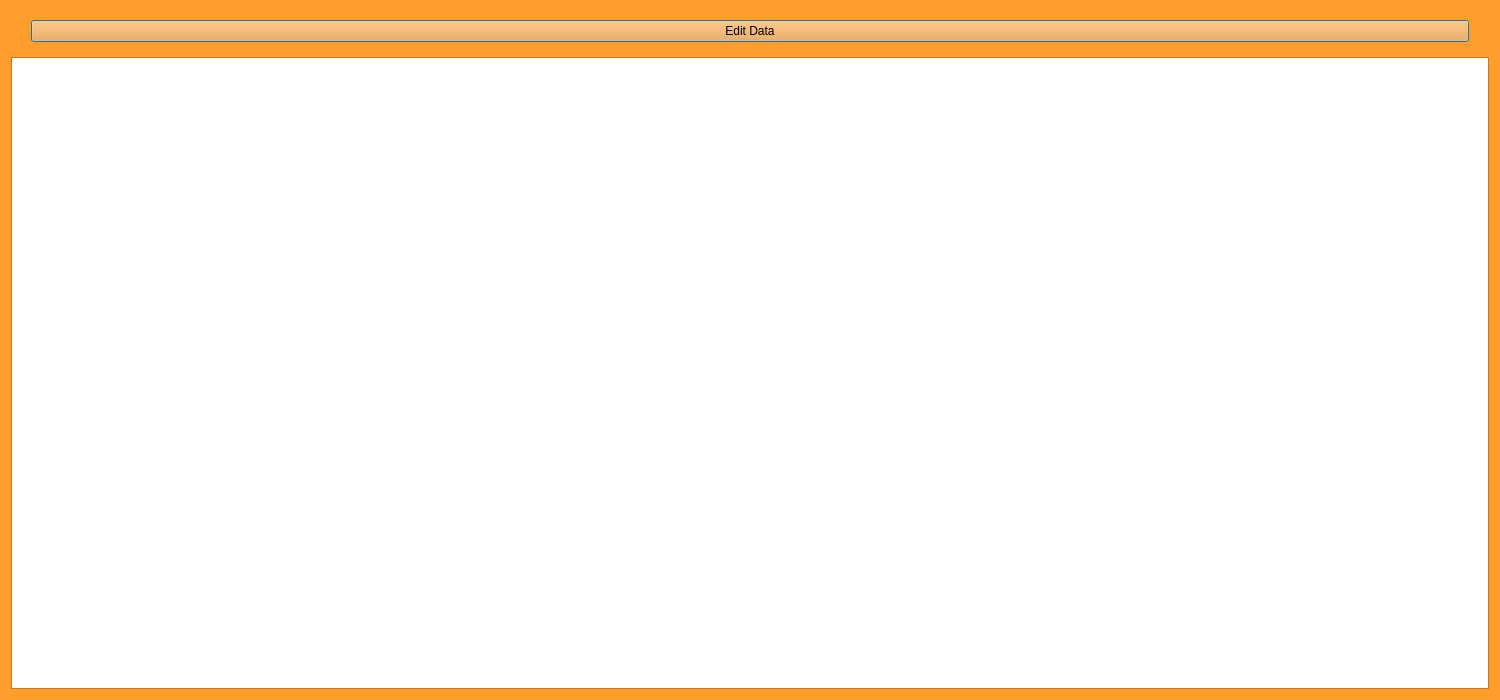
<?xml version="1.0" encoding="UTF-8"?>
<ui version="4.0">
 <class>ViewWindow</class>
 <widget class="QDialog" name="ViewWindow">
  <property name="geometry">
   <rect>
    <x>0</x>
    <y>0</y>
    <width>1500</width>
    <height>700</height>
   </rect>
  </property>
  <property name="palette">
   <palette>
    <active>
     <colorrole role="WindowText">
      <brush brushstyle="SolidPattern">
       <color alpha="255">
        <red>0</red>
        <green>0</green>
        <blue>0</blue>
       </color>
      </brush>
     </colorrole>
     <colorrole role="Button">
      <brush brushstyle="SolidPattern">
       <color alpha="255">
        <red>255</red>
        <green>157</green>
        <blue>45</blue>
       </color>
      </brush>
     </colorrole>
     <colorrole role="Light">
      <brush brushstyle="SolidPattern">
       <color alpha="255">
        <red>255</red>
        <green>217</green>
        <blue>173</blue>
       </color>
      </brush>
     </colorrole>
     <colorrole role="Midlight">
      <brush brushstyle="SolidPattern">
       <color alpha="255">
        <red>255</red>
        <green>187</green>
        <blue>109</blue>
       </color>
      </brush>
     </colorrole>
     <colorrole role="Dark">
      <brush brushstyle="SolidPattern">
       <color alpha="255">
        <red>127</red>
        <green>78</green>
        <blue>22</blue>
       </color>
      </brush>
     </colorrole>
     <colorrole role="Mid">
      <brush brushstyle="SolidPattern">
       <color alpha="255">
        <red>170</red>
        <green>105</green>
        <blue>30</blue>
       </color>
      </brush>
     </colorrole>
     <colorrole role="Text">
      <brush brushstyle="SolidPattern">
       <color alpha="255">
        <red>0</red>
        <green>0</green>
        <blue>0</blue>
       </color>
      </brush>
     </colorrole>
     <colorrole role="BrightText">
      <brush brushstyle="SolidPattern">
       <color alpha="255">
        <red>255</red>
        <green>255</green>
        <blue>255</blue>
       </color>
      </brush>
     </colorrole>
     <colorrole role="ButtonText">
      <brush brushstyle="SolidPattern">
       <color alpha="255">
        <red>0</red>
        <green>0</green>
        <blue>0</blue>
       </color>
      </brush>
     </colorrole>
     <colorrole role="Base">
      <brush brushstyle="SolidPattern">
       <color alpha="255">
        <red>255</red>
        <green>255</green>
        <blue>255</blue>
       </color>
      </brush>
     </colorrole>
     <colorrole role="Window">
      <brush brushstyle="SolidPattern">
       <color alpha="255">
        <red>255</red>
        <green>157</green>
        <blue>45</blue>
       </color>
      </brush>
     </colorrole>
     <colorrole role="Shadow">
      <brush brushstyle="SolidPattern">
       <color alpha="255">
        <red>0</red>
        <green>0</green>
        <blue>0</blue>
       </color>
      </brush>
     </colorrole>
     <colorrole role="AlternateBase">
      <brush brushstyle="SolidPattern">
       <color alpha="255">
        <red>255</red>
        <green>206</green>
        <blue>150</blue>
       </color>
      </brush>
     </colorrole>
     <colorrole role="ToolTipBase">
      <brush brushstyle="SolidPattern">
       <color alpha="255">
        <red>255</red>
        <green>255</green>
        <blue>220</blue>
       </color>
      </brush>
     </colorrole>
     <colorrole role="ToolTipText">
      <brush brushstyle="SolidPattern">
       <color alpha="255">
        <red>0</red>
        <green>0</green>
        <blue>0</blue>
       </color>
      </brush>
     </colorrole>
    </active>
    <inactive>
     <colorrole role="WindowText">
      <brush brushstyle="SolidPattern">
       <color alpha="255">
        <red>0</red>
        <green>0</green>
        <blue>0</blue>
       </color>
      </brush>
     </colorrole>
     <colorrole role="Button">
      <brush brushstyle="SolidPattern">
       <color alpha="255">
        <red>255</red>
        <green>157</green>
        <blue>45</blue>
       </color>
      </brush>
     </colorrole>
     <colorrole role="Light">
      <brush brushstyle="SolidPattern">
       <color alpha="255">
        <red>255</red>
        <green>217</green>
        <blue>173</blue>
       </color>
      </brush>
     </colorrole>
     <colorrole role="Midlight">
      <brush brushstyle="SolidPattern">
       <color alpha="255">
        <red>255</red>
        <green>187</green>
        <blue>109</blue>
       </color>
      </brush>
     </colorrole>
     <colorrole role="Dark">
      <brush brushstyle="SolidPattern">
       <color alpha="255">
        <red>127</red>
        <green>78</green>
        <blue>22</blue>
       </color>
      </brush>
     </colorrole>
     <colorrole role="Mid">
      <brush brushstyle="SolidPattern">
       <color alpha="255">
        <red>170</red>
        <green>105</green>
        <blue>30</blue>
       </color>
      </brush>
     </colorrole>
     <colorrole role="Text">
      <brush brushstyle="SolidPattern">
       <color alpha="255">
        <red>0</red>
        <green>0</green>
        <blue>0</blue>
       </color>
      </brush>
     </colorrole>
     <colorrole role="BrightText">
      <brush brushstyle="SolidPattern">
       <color alpha="255">
        <red>255</red>
        <green>255</green>
        <blue>255</blue>
       </color>
      </brush>
     </colorrole>
     <colorrole role="ButtonText">
      <brush brushstyle="SolidPattern">
       <color alpha="255">
        <red>0</red>
        <green>0</green>
        <blue>0</blue>
       </color>
      </brush>
     </colorrole>
     <colorrole role="Base">
      <brush brushstyle="SolidPattern">
       <color alpha="255">
        <red>255</red>
        <green>255</green>
        <blue>255</blue>
       </color>
      </brush>
     </colorrole>
     <colorrole role="Window">
      <brush brushstyle="SolidPattern">
       <color alpha="255">
        <red>255</red>
        <green>157</green>
        <blue>45</blue>
       </color>
      </brush>
     </colorrole>
     <colorrole role="Shadow">
      <brush brushstyle="SolidPattern">
       <color alpha="255">
        <red>0</red>
        <green>0</green>
        <blue>0</blue>
       </color>
      </brush>
     </colorrole>
     <colorrole role="AlternateBase">
      <brush brushstyle="SolidPattern">
       <color alpha="255">
        <red>255</red>
        <green>206</green>
        <blue>150</blue>
       </color>
      </brush>
     </colorrole>
     <colorrole role="ToolTipBase">
      <brush brushstyle="SolidPattern">
       <color alpha="255">
        <red>255</red>
        <green>255</green>
        <blue>220</blue>
       </color>
      </brush>
     </colorrole>
     <colorrole role="ToolTipText">
      <brush brushstyle="SolidPattern">
       <color alpha="255">
        <red>0</red>
        <green>0</green>
        <blue>0</blue>
       </color>
      </brush>
     </colorrole>
    </inactive>
    <disabled>
     <colorrole role="WindowText">
      <brush brushstyle="SolidPattern">
       <color alpha="255">
        <red>127</red>
        <green>78</green>
        <blue>22</blue>
       </color>
      </brush>
     </colorrole>
     <colorrole role="Button">
      <brush brushstyle="SolidPattern">
       <color alpha="255">
        <red>255</red>
        <green>157</green>
        <blue>45</blue>
       </color>
      </brush>
     </colorrole>
     <colorrole role="Light">
      <brush brushstyle="SolidPattern">
       <color alpha="255">
        <red>255</red>
        <green>217</green>
        <blue>173</blue>
       </color>
      </brush>
     </colorrole>
     <colorrole role="Midlight">
      <brush brushstyle="SolidPattern">
       <color alpha="255">
        <red>255</red>
        <green>187</green>
        <blue>109</blue>
       </color>
      </brush>
     </colorrole>
     <colorrole role="Dark">
      <brush brushstyle="SolidPattern">
       <color alpha="255">
        <red>127</red>
        <green>78</green>
        <blue>22</blue>
       </color>
      </brush>
     </colorrole>
     <colorrole role="Mid">
      <brush brushstyle="SolidPattern">
       <color alpha="255">
        <red>170</red>
        <green>105</green>
        <blue>30</blue>
       </color>
      </brush>
     </colorrole>
     <colorrole role="Text">
      <brush brushstyle="SolidPattern">
       <color alpha="255">
        <red>127</red>
        <green>78</green>
        <blue>22</blue>
       </color>
      </brush>
     </colorrole>
     <colorrole role="BrightText">
      <brush brushstyle="SolidPattern">
       <color alpha="255">
        <red>255</red>
        <green>255</green>
        <blue>255</blue>
       </color>
      </brush>
     </colorrole>
     <colorrole role="ButtonText">
      <brush brushstyle="SolidPattern">
       <color alpha="255">
        <red>127</red>
        <green>78</green>
        <blue>22</blue>
       </color>
      </brush>
     </colorrole>
     <colorrole role="Base">
      <brush brushstyle="SolidPattern">
       <color alpha="255">
        <red>255</red>
        <green>157</green>
        <blue>45</blue>
       </color>
      </brush>
     </colorrole>
     <colorrole role="Window">
      <brush brushstyle="SolidPattern">
       <color alpha="255">
        <red>255</red>
        <green>157</green>
        <blue>45</blue>
       </color>
      </brush>
     </colorrole>
     <colorrole role="Shadow">
      <brush brushstyle="SolidPattern">
       <color alpha="255">
        <red>0</red>
        <green>0</green>
        <blue>0</blue>
       </color>
      </brush>
     </colorrole>
     <colorrole role="AlternateBase">
      <brush brushstyle="SolidPattern">
       <color alpha="255">
        <red>255</red>
        <green>157</green>
        <blue>45</blue>
       </color>
      </brush>
     </colorrole>
     <colorrole role="ToolTipBase">
      <brush brushstyle="SolidPattern">
       <color alpha="255">
        <red>255</red>
        <green>255</green>
        <blue>220</blue>
       </color>
      </brush>
     </colorrole>
     <colorrole role="ToolTipText">
      <brush brushstyle="SolidPattern">
       <color alpha="255">
        <red>0</red>
        <green>0</green>
        <blue>0</blue>
       </color>
      </brush>
     </colorrole>
    </disabled>
   </palette>
  </property>
  <property name="windowTitle">
   <string>View Data</string>
  </property>
  <property name="windowIcon">
   <iconset>
    <normaloff>../../../../../Pictures/Misc/car logo.jpg</normaloff>../../../../../Pictures/Misc/car logo.jpg</iconset>
  </property>
  <layout class="QVBoxLayout" name="verticalLayout">
   <item>
    <layout class="QHBoxLayout" name="horizontalLayout">
     <property name="sizeConstraint">
      <enum>QLayout::SetDefaultConstraint</enum>
     </property>
     <item>
      <spacer name="verticalSpacer_2">
       <property name="orientation">
        <enum>Qt::Vertical</enum>
       </property>
       <property name="sizeType">
        <enum>QSizePolicy::Fixed</enum>
       </property>
       <property name="sizeHint" stdset="0">
        <size>
         <width>20</width>
         <height>40</height>
        </size>
       </property>
      </spacer>
     </item>
     <item>
      <widget class="QPushButton" name="editBtn">
       <property name="sizePolicy">
        <sizepolicy hsizetype="Minimum" vsizetype="Fixed">
         <horstretch>0</horstretch>
         <verstretch>0</verstretch>
        </sizepolicy>
       </property>
       <property name="text">
        <string>Edit Data</string>
       </property>
      </widget>
     </item>
     <item>
      <spacer name="verticalSpacer">
       <property name="orientation">
        <enum>Qt::Vertical</enum>
       </property>
       <property name="sizeType">
        <enum>QSizePolicy::Fixed</enum>
       </property>
       <property name="sizeHint" stdset="0">
        <size>
         <width>20</width>
         <height>40</height>
        </size>
       </property>
      </spacer>
     </item>
    </layout>
   </item>
   <item>
    <widget class="QTableView" name="tableView">
     <property name="minimumSize">
      <size>
       <width>0</width>
       <height>0</height>
      </size>
     </property>
     <property name="sortingEnabled">
      <bool>true</bool>
     </property>
     <attribute name="horizontalHeaderCascadingSectionResizes">
      <bool>true</bool>
     </attribute>
    </widget>
   </item>
  </layout>
 </widget>
 <resources/>
 <connections/>
</ui>
